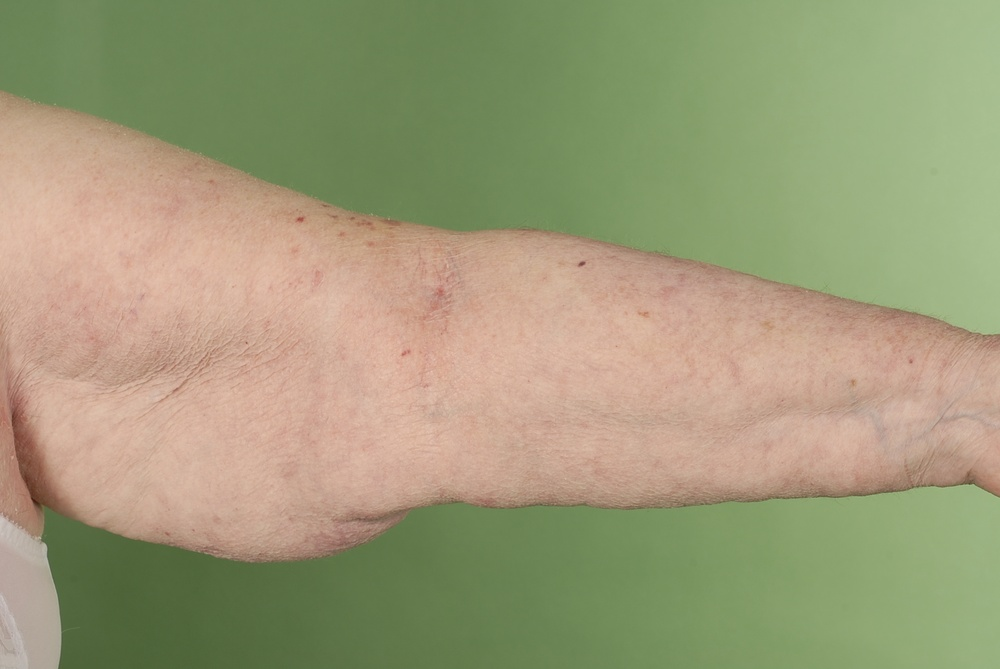
#> input picture sample_images/img_arm.JPG, 1000 x 669 px, shrunk from 1936 x 1296 before the run
$ python skin_detection.py --im_path ../sample_images/img_arm.JPG --save_path ../sample_results/skin/
#> lines starting #> are read from the running program, lines starting #| are printed output that depends on the picture; after the words box and inside, x2 and y2 are one past the last pixel; in counts of white or black regions, pixels touching at a corner belong together
'''
Author: Dr Yasmeen George
Email: yasmeen.mourice@gmail.com
Date: 24 May 2023
'''

import numpy as np
from PIL import Image
import skfuzzy as fuzz
import matplotlib
matplotlib.use('agg')
import matplotlib.pyplot as plt
import imageio.v3 as iio
from skimage import color
from skimage.segmentation import watershed
from skimage import filters
from scipy import ndimage
from skimage import morphology
from skimage.morphology import square
from skimage.segmentation import mark_boundaries
from skimage import exposure

def get_image_features(imfile,features_equalized_flag):
    image = iio.imread(imfile)
    if features_equalized_flag:
        R_adapteq = exposure.equalize_adapthist(image[:, :, 0], clip_limit=0.03)
        G_adapteq = exposure.equalize_adapthist(image[:, :, 1], clip_limit=0.03)
        B_adapteq = exposure.equalize_adapthist(image[:, :, 2], clip_limit=0.03)
        tmp = (np.dstack((R_adapteq, G_adapteq, B_adapteq)) * 255).astype(np.uint8)
    else:
        tmp = image
    I = Image.fromarray(tmp)

    ycbcr = np.asarray(I.convert('YCbCr'))
    hsv = np.asarray(I.convert('HSV'))

    sig_filt = 4
    smooth_I  = filters.gaussian(tmp, sigma=sig_filt,channel_axis=2)
    smooth_I = Image.fromarray(np.asarray(smooth_I*255,np.uint8))

    lab = color.rgb2lab(smooth_I)
    rows= image.shape[0]
    cols = image.shape[1]
    features = np.zeros((rows*cols , 12), np.float32)
    indices = np.zeros((rows*cols , 2), np.int32)
    index =0

    for i in range(rows):
        for j in range(cols):
            if True: #image_mask[i,j] != 0:
                features[index,0:3]= tmp[i,j,:]
                features[index,3:6]= ycbcr[i,j,:]
                features[index,6:9]= hsv[i,j,:]
                features[index,9:12]=lab[i,j,:]
                indices[index,0]=i
                indices[index,1]=j

                index +=1

    features = features[:index, ...]
    indices = indices[:index, ...]
    return image, features,indices


def otsu_segmentation(I,features,indices):

    levels = ['R', 'G','B', 'Y', 'Cb', 'Cr', 'H', 'S', 'V', 'L' ,'a*' ,'b*']

    L_INDICES = [10]
    for level_index in L_INDICES:
        pix_vec = features[:,level_index]
        channel_name  = levels[level_index]

        val = filters.threshold_otsu(pix_vec)
        if level_index < 4 :
            thresh = pix_vec < val
        else:
            thresh = pix_vec > val
        foreground = np.zeros(I.shape,np.uint8)
        background = np.zeros(I.shape,np.uint8)
        skin_mask = np.zeros((I.shape[0],I.shape[1]),np.float32)

        for i in range(indices.shape[0]):
            if thresh[i] == 1:
                foreground[indices[i,0],indices[i,1],:] = features[i,0:3]
            if thresh[i] == 0:
                background[indices[i,0],indices[i,1],:] = features[i,0:3]
            skin_mask[indices[i,0],indices[i,1]] = thresh[i] * 255 #pix_vec[i]
    return foreground, background, skin_mask , channel_name
# [194 lines left out: functions watershed_segmentation, fuzzy_clustering, not called in this run]


def segment_image(im_path,save_path=None):
    with_equalization = 0
    image, features, indices = get_image_features(im_path, with_equalization)
#> in get_image_features, image is the input picture: shape (669, 1000, 3); mean R, G, B 158, 155.2, 119.9
#> in get_image_features, `ycbcr = np.asarray(I.convert('YCbCr'))`:
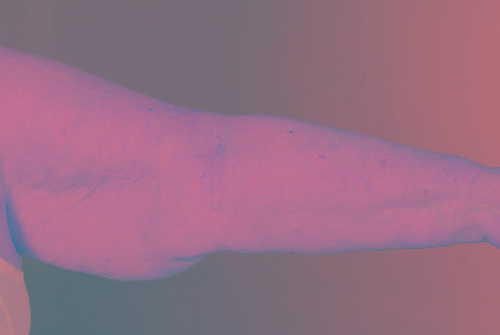
#> ycbcr: shape (669, 1000, 3) (shown at 1/2 size); mean R, G, B 151.5, 109.5, 131.8
#> in get_image_features, `hsv = np.asarray(I.convert('HSV'))`:
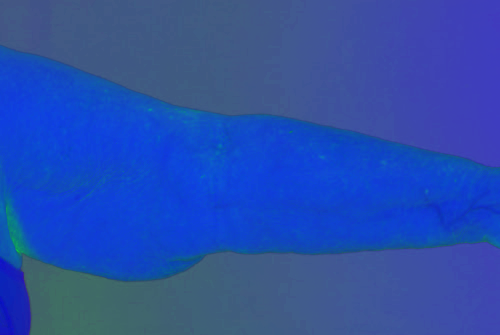
#> hsv: shape (669, 1000, 3) (shown at 1/2 size); mean R, G, B 41.5, 78, 171
#> after the loop in get_image_features, `for i in range(rows):`: index = 669000; indices = 669000 pairs, first value 0 to 668, second value 0 to 999

    # Otsu Thresholding
    foreground, background, skin_mask, channel_name = otsu_segmentation(image, features, indices)
#> the loop in otsu_segmentation, `for level_index in L_INDICES:` made 1 pass
#> val on pass 1: -3.87
#> after the loop in otsu_segmentation, `for level_index in L_INDICES:`:
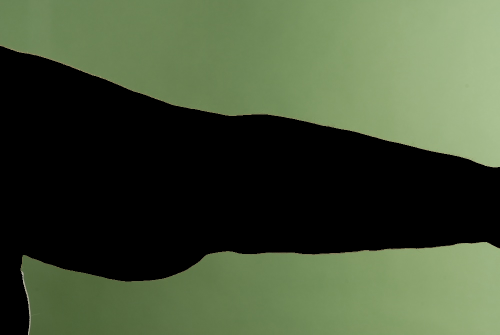
#> background: shape (669, 1000, 3) (shown at 1/2 size); mean R, G, B 67.9, 80.9, 54.6
#> after the loop in otsu_segmentation, `for level_index in L_INDICES:`:
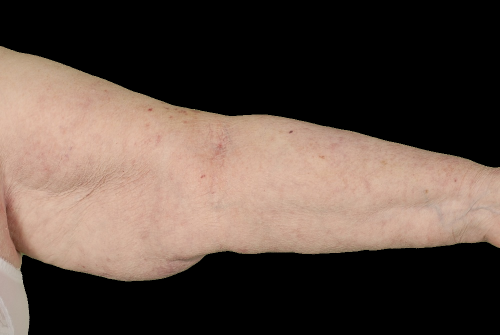
#> foreground: shape (669, 1000, 3) (shown at 1/2 size); mean R, G, B 90.1, 74.3, 65.3
#> after the loop in otsu_segmentation, `for level_index in L_INDICES:`:
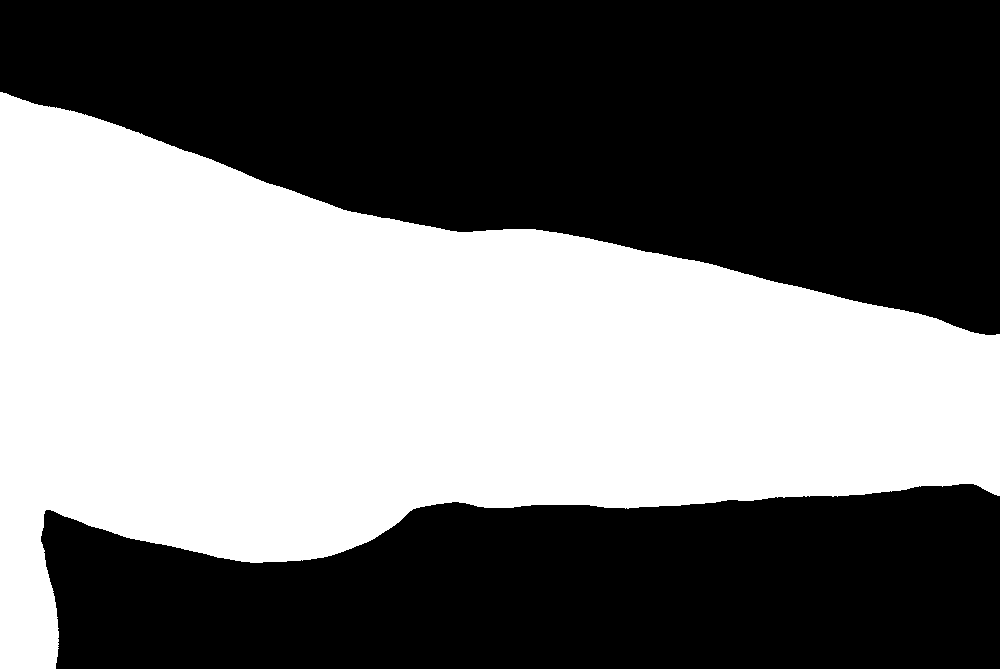
#> skin_mask: shape (669, 1000) float32; 45% white; 1 white region, box (x1, y1, x2, y2) and area: (0, 92, 1000, 669) 300883
#> channel_name = 'a*'

    if save_path:

        sv_path = save_path + im_path.split('/')[-1][:-4]

        plt.imsave(sv_path+ "_skin_mask.jpg", skin_mask, cmap=plt.cm.gray)
        plt.imsave(sv_path+ "_skin_image.jpg", foreground, cmap=plt.cm.gray)

        plt.figure(figsize=(20, 20))
        plt.subplot(2,2,1), plt.imshow(image), plt.title('image'), plt.axis('off')
        plt.subplot(2,2,2), plt.imshow(foreground), plt.title('foreground'), plt.axis('off')
        plt.subplot(2, 2, 3), plt.imshow(background), plt.title('background'), plt.axis('off')
        plt.subplot(2, 2, 4), plt.imshow(skin_mask, cmap=plt.cm.gray), plt.title('skin mask'), plt.axis('off')
        plt.savefig(sv_path + '_otsu_demo.png', bbox_inches='tight', dpi=300)
        plt.close('all')

    ### Other comparative methods:
    #fuzzy_clustering(image, features, indices, sv_path + "_fuzzy_clustering_demo")

    #watershed_segmentation(image, features, indices, sv_path + "_watershed_demo")

    return image, skin_mask, foreground
import argparse
if __name__ == "__main__":
    parser = argparse.ArgumentParser()
    parser.add_argument('--im_path', default="../sample_images/img_arm.jpg", type=str)
    parser.add_argument('--save_path', default="../sample_results/skin/", type=str)
    args = parser.parse_args()

    image, skin_mask, foreground = segment_image(args.im_path, args.save_path)
    ## Sample Example
    ## python skin_detection.py --im_path ../sample_images/img_arm.JPG --save_path ../sample_results/skin/

$ run again, with sample_images/img_lesion.jpg copied over sample_images/img_arm.JPG
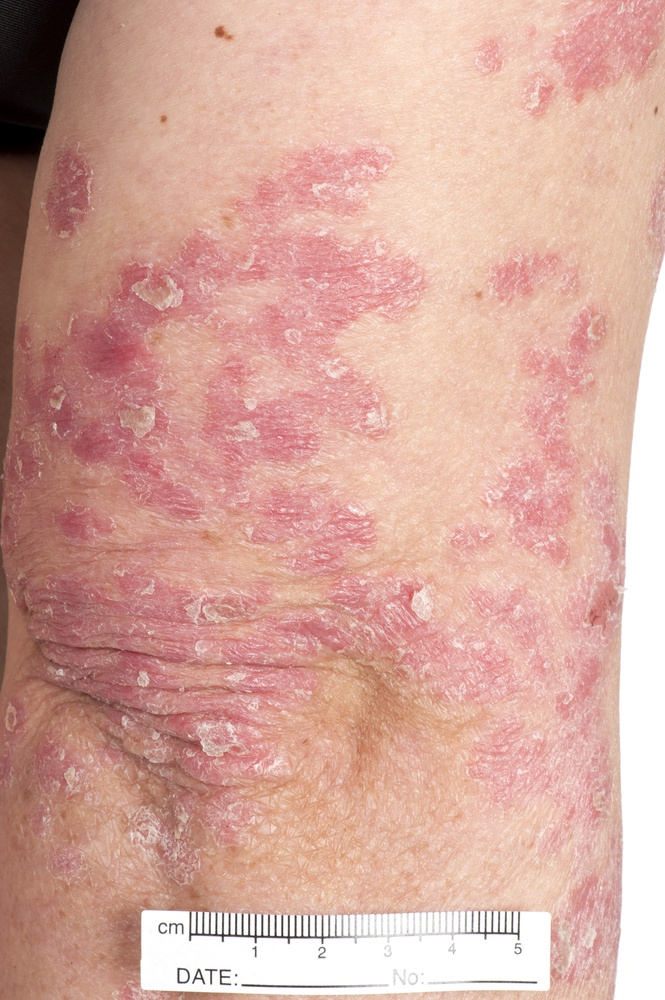
#> input picture sample_images/img_lesion.jpg, 665 x 1000 px, shrunk from 2832 x 4256 before the run
#> in get_image_features, image is the input picture: shape (1000, 665, 3); mean R, G, B 213.5, 168.1, 156.7
#> lab: shape (1000, 665, 3) float64; mean of channels 0, 1, 2 72.3, 15.3, 12.6
#> after the loop in get_image_features, `for i in range(rows):`: index = 665000; indices = 665000 pairs, first value 0 to 999, second value 0 to 664
#> the loop in otsu_segmentation, `for level_index in L_INDICES:` made 1 pass
#> val on pass 1: 15.24
#> after the loop in otsu_segmentation, `for level_index in L_INDICES:`:
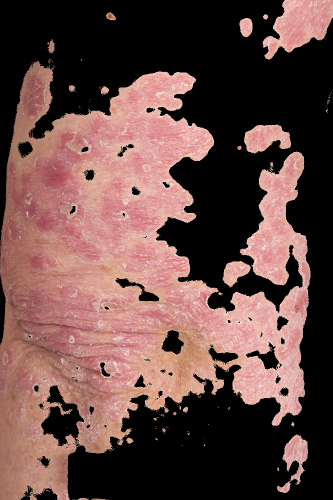
#> foreground: shape (1000, 665, 3) (shown at 1/2 size); mean R, G, B 102.6, 73, 68.8
#> after the loop in otsu_segmentation, `for level_index in L_INDICES:`:
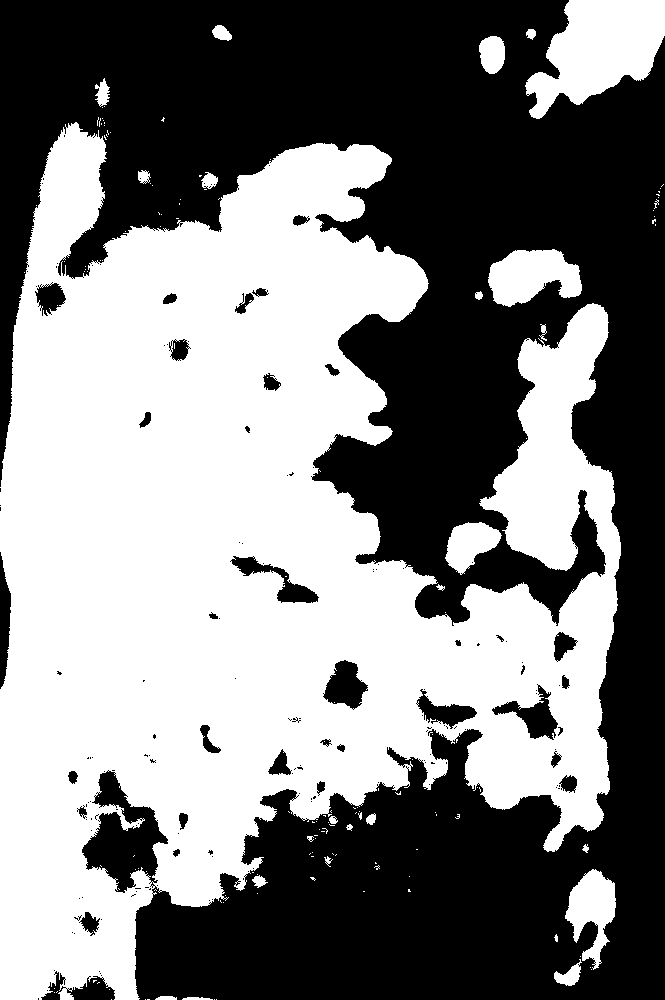
#> skin_mask: shape (1000, 665) float32; 50.1% white; 156 black regions (120 under 20 px), largest, box (x1, y1, x2, y2) and area: (0, 0, 665, 1000) 320953, (323, 660, 368, 710) 1351, (492, 684, 558, 740) 1312
#> channel_name = 'a*'

$ run again, with sample_images/img_trunk.JPG copied over sample_images/img_arm.JPG
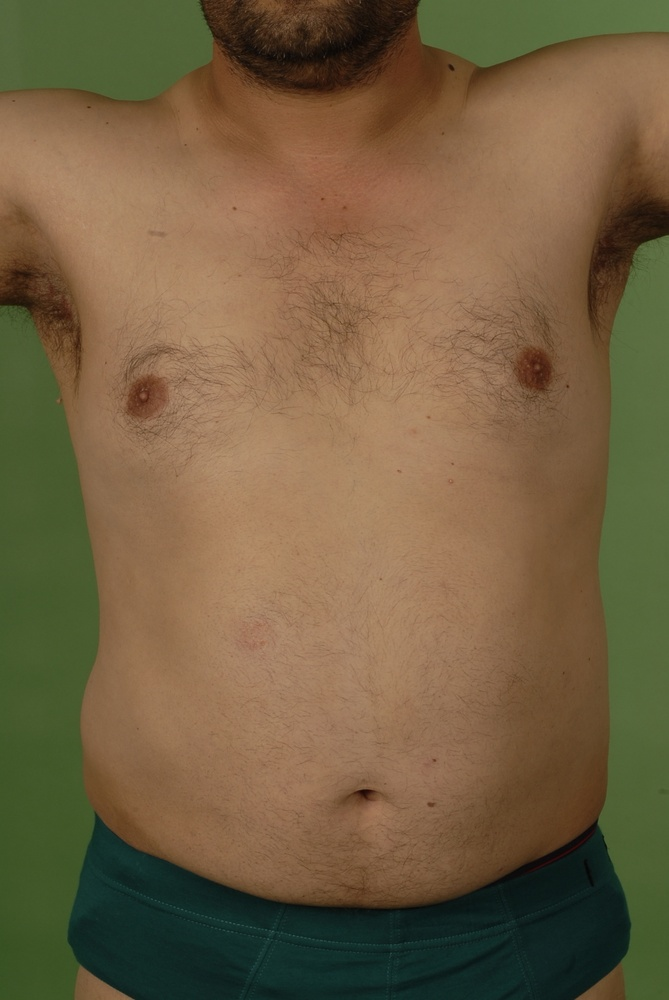
#> input picture sample_images/img_trunk.JPG, 669 x 1000 px, shrunk from 1296 x 1936 before the run
#> in get_image_features, image is the input picture: shape (1000, 669, 3); mean R, G, B 115.1, 95.8, 65.4
#> in get_image_features, `hsv = np.asarray(I.convert('HSV'))`:
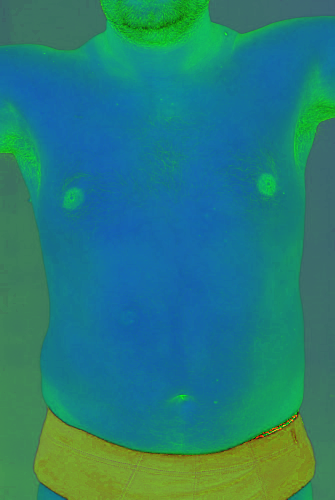
#> hsv: shape (1000, 669, 3) (shown at 1/2 size); mean R, G, B 36.7, 125.4, 121
#> lab: shape (1000, 669, 3) float64; mean of channels 0, 1, 2 41.5, 3.3, 20.5
#> after the loop in get_image_features, `for i in range(rows):`: index = 669000; indices = 669000 pairs, first value 0 to 999, second value 0 to 668
#> the loop in otsu_segmentation, `for level_index in L_INDICES:` made 1 pass
#> val on pass 1: -1.73
#> after the loop in otsu_segmentation, `for level_index in L_INDICES:`:
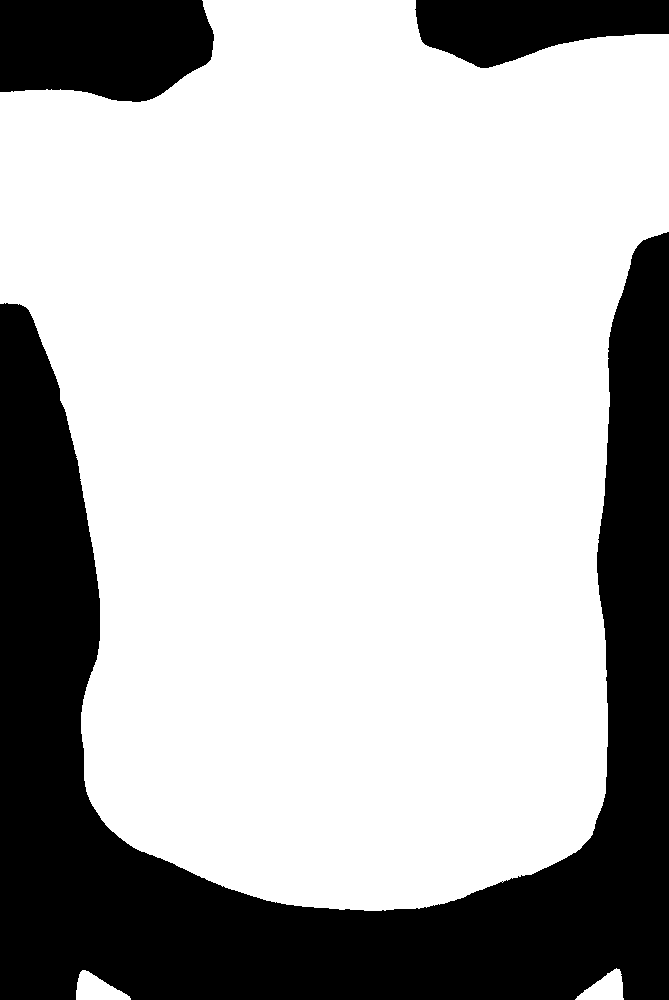
#> skin_mask: shape (1000, 669) float32; 71% white; 3 black regions, box (x1, y1, x2, y2) and area: (0, 232, 669, 1000) 162920, (0, 0, 214, 102) 18930, (415, 0, 669, 68) 11963
#> channel_name = 'a*'
